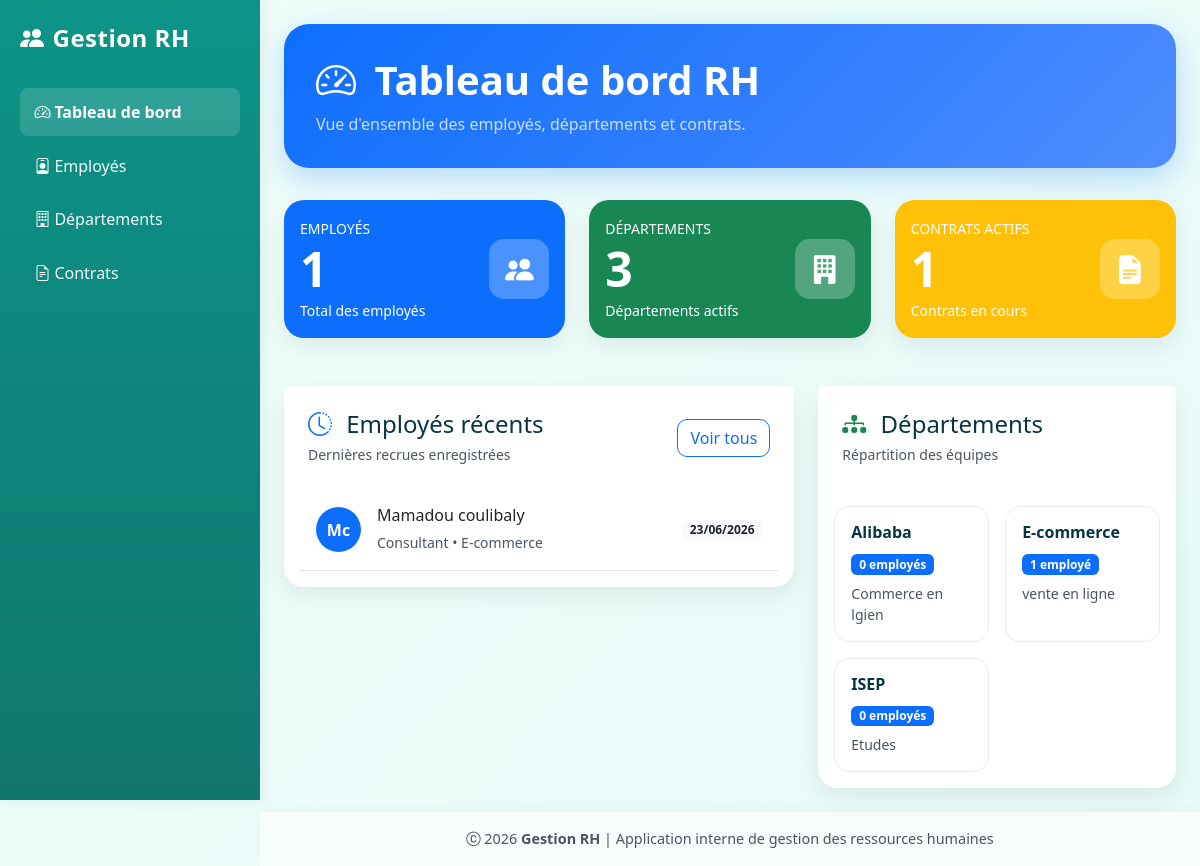
The page / on the database its author committed.
### information_employees/models.py (models this page shows, shortened)
class Employe(models.Model):
    GENRE_CHOICES = [
        ("F", "Femme"),
        ("M", "Homme"),
        ("A", "Autre"),
    ]
    SITUATION_CHOICES = [
        ("actif", "Actif"),
        ("conge", "En conge"),
        ("suspendu", "Suspendu"),
        ("sorti", "Sorti"),
    ]
    matricule = models.CharField(max_length=30, unique=True)
    prenom = models.CharField(max_length=100)
    nom = models.CharField(max_length=100)
    genre = models.CharField(max_length=1, choices=GENRE_CHOICES)
    date_naissance = models.DateField(null=True, blank=True)
    adresse = models.TextField(blank=True)
    telephone = models.CharField(max_length=30, blank=True)
    email = models.EmailField(unique=True)
    poste = models.CharField(max_length=150)
    departement = models.ForeignKey(
        Departement,
        on_delete=models.PROTECT,
        related_name="employes",
    )
    date_embauche = models.DateField()
    situation = models.CharField(
        max_length=20,
        choices=SITUATION_CHOICES,
        default="actif",
    )
    notes = models.TextField(blank=True)
    cree_le = models.DateTimeField(auto_now_add=True)
    modifie_le = models.DateTimeField(auto_now=True)
    class Meta:
        ordering = ["nom", "prenom"]
        verbose_name = "employe"
        verbose_name_plural = "employes"
    @property
    def nom_complet(self):
        return f"{self.prenom} {self.nom}"

class Departement(models.Model):
    nom = models.CharField(max_length=120, unique=True)
    description = models.TextField(blank=True)
    responsable = models.CharField(max_length=150, blank=True)
    date_creation = models.DateField(auto_now_add=True)
    class Meta:
        ordering = ["nom"]
        verbose_name = "departement"
        verbose_name_plural = "departements"

### information_employees/views.py (the view)
# urls.py: path("", views.VueTableauDeBord.as_view(), name="tableau_de_bord"),
class VueTableauDeBord(TemplateView):
    template_name = "information_employees/tableau_de_bord.html"
    def get_context_data(self, **kwargs):
        contexte = super().get_context_data(**kwargs)
        contexte["total_employes"] = Employe.objects.count()
        contexte["total_departements"] = Departement.objects.count()
        contexte["contrats_actifs"] = Contrat.objects.filter(actif=True).count()
        contexte["employes_recents"] = Employe.objects.select_related("departement")[:5]
        contexte["departements"] = Departement.objects.annotate(
            total_employes=Count("employes")
        )
        return contexte

### information_employees/templates/information_employees/tableau_de_bord.html (shortened to what this page needs)
{% extends 'information_employees/base.html' %}
{% block content %}
<div class="hero-dashboard">
<div class="d-flex justify-content-between align-items-center flex-wrap">
    <div>
        <h1 class="display-6 fw-bold mb-2">
            <i class="bi bi-speedometer2 me-2"></i>
            Tableau de bord RH
        </h1>
        <p class="mb-0 opacity-75">
            Vue d'ensemble des employés, départements et contrats.
        </p>
    </div>
</div>
</div>
<div class="row g-4">
<div class="col-md-4">
    <div class="card stat-card bg-primary text-white h-100">
        <div class="card-body d-flex justify-content-between align-items-center">
            <div>
                <small class="text-uppercase">Employés</small>
                <h2 class="display-5 fw-bold mb-0">
                    {{ total_employes }}
                </h2>
                <small>Total des employés</small>
            </div>
            <div class="icon-box bg-white bg-opacity-25">
                <i class="bi bi-people-fill"></i>
            </div>
        </div>
    </div>
</div>
<div class="col-md-4">
    <div class="card stat-card bg-success text-white h-100">
        <div class="card-body d-flex justify-content-between align-items-center">
            <div>
                <small class="text-uppercase">Départements</small>
                <h2 class="display-5 fw-bold mb-0">
                    {{ total_departements }}
                </h2>
                <small>Départements actifs</small>
            </div>
            <div class="icon-box bg-white bg-opacity-25">
                <i class="bi bi-building-fill"></i>
            </div>
        </div>
    </div>
</div>
<div class="col-md-4">
    <div class="card stat-card bg-warning text-white h-100">
        <div class="card-body d-flex justify-content-between align-items-center">
            <div>
                <small class="text-uppercase">Contrats actifs</small>
                <h2 class="display-5 fw-bold mb-0">
                    {{ contrats_actifs }}
                </h2>
                <small>Contrats en cours</small>
            </div>
            <div class="icon-box bg-white bg-opacity-25">
                <i class="bi bi-file-earmark-text-fill"></i>
            </div>
        </div>
    </div>
</div>
</div>
<div class="row mt-4 g-4">
<div class="col-lg-7">
    <div class="card dashboard-section">
        <div class="card-header bg-white border-0 p-4">
            <div class="d-flex justify-content-between align-items-center">
                <div>
                    <h4 class="mb-1">
                        <i class="bi bi-clock-history me-2 text-primary"></i>
                        Employés récents
                    </h4>
                    <small class="text-muted">
                        Dernières recrues enregistrées
                    </small>
                </div>
                <a href="{% url 'employe_list' %}"
                   class="btn btn-outline-primary">
                    Voir tous
                </a>
            </div>
        </div>
        <div class="card-body pt-0">
            {% if employes_recents %}
                {% for employe in employes_recents %}
                <a href="{% url 'employe_detail' employe.pk %}"
                   class="text-decoration-none text-dark">
                    <div class="d-flex align-items-center p-3 border-bottom">
                        <div class="employee-avatar me-3">
                            {{ employe.prenom|first }}{{ employe.nom|first }}
                        </div>
                        <div class="flex-grow-1">
                            <h6 class="mb-1">
                                {{ employe.nom_complet }}
                            </h6>
                            <small class="text-muted">
                                {{ employe.poste }}
                                •
                                {{ employe.departement.nom }}
                            </small>
                        </div>
                        <span class="badge bg-light text-dark">
                            {{ employe.date_embauche|date:'d/m/Y' }}
                        </span>
                    </div>
                </a>
                {% endfor %}
            {% else %}
                <div class="alert alert-light mb-0">
                    Aucun employé enregistré.
                </div>
            {% endif %}
        </div>
    </div>
</div>
<div class="col-lg-5">
    <div class="card dashboard-section">
        <div class="card-header bg-white border-0 p-4">
            <h4 class="mb-1">
                <i class="bi bi-diagram-3-fill me-2 text-success"></i>
                Départements
            </h4>
            <small class="text-muted">
                Répartition des équipes
            </small>
        </div>
        <div class="card-body">
            {% if departements %}
                <div class="row g-3">
                    {% for departement in departements %}
                    <div class="col-md-6">
                        <div class="department-card p-3 h-100">
                            <h6 class="fw-bold mb-2">
                                {{ departement.nom }}
                            </h6>
                            <span class="badge bg-primary mb-2">
                                {{ departement.total_employes }}
                                employé{{ departement.total_employes|pluralize }}
                            </span>
                            <p class="small text-muted mb-0">
                                {{ departement.description|default:'Aucune description disponible.' }}
                            </p>
                        </div>
                    </div>
                    {% endfor %}
                </div>
            {% else %}
                <div class="alert alert-light mb-0">
                    Aucun département disponible.
                </div>
            {% endif %}
        </div>
    </div>
</div>
</div>
{% endblock %}

### information_employees/templates/information_employees/base.html (shortened to what this page needs)
<!DOCTYPE html>
<html lang="fr">
<head>
    <link rel="stylesheet"
          href="https://cdn.jsdelivr.net/npm/bootstrap@5.3.3/dist/css/bootstrap.min.css">
    <link rel="stylesheet"
          href="https://cdn.jsdelivr.net/npm/bootstrap-icons@1.11.3/font/bootstrap-icons.min.css">
</head>
<body>
<div class="mise-en-page">
    <aside class="barre-laterale">
        <a class="marque-laterale fw-bold"
           href="{% url 'tableau_de_bord' %}">
            <i class="bi bi-people-fill me-2"></i>Gestion RH
        </a>
        <ul class="menu-lateral">
            <li class="nav-item">
                    <a class="nav-link {% if request.resolver_match.url_name == 'tableau_de_bord' %}active{% endif %}"
                       href="{% url 'tableau_de_bord' %}">
                        <i class="bi bi-speedometer2 me-1"></i>
                        Tableau de bord
                    </a>
            </li>
            <li class="nav-item">
                    <a class="nav-link {% if request.resolver_match.url_name == 'employe_list' %}active{% endif %}"
                       href="{% url 'employe_list' %}">
                        <i class="bi bi-person-badge me-1"></i>
                        Employés
                    </a>
            </li>
            <li class="nav-item">
                    <a class="nav-link {% if request.resolver_match.url_name == 'departement_list' %}active{% endif %}"
                       href="{% url 'departement_list' %}">
                        <i class="bi bi-building me-1"></i>
                        Départements
                    </a>
            </li>
            <li class="nav-item">
                    <a class="nav-link {% if request.resolver_match.url_name == 'contrat_list' %}active{% endif %}"
                       href="{% url 'contrat_list' %}">
                        <i class="bi bi-file-earmark-text me-1"></i>
                        Contrats
                    </a>
            </li>
        </ul>
    </aside>
    <div class="contenu-page">
        <main class="container-fluid px-4 py-4">
            {% block content %}
            {% endblock %}
        </main>
        <footer class="py-3">
            <div class="container text-center text-muted footer-small">
                <i class="bi bi-c-circle"></i>
                {% now 'Y' %}
                <strong>Gestion RH</strong> |
                Application interne de gestion des ressources humaines
            </div>
        </footer>
    </div>
</div>
</body>
</html>

### information_employees/templates/information_employees/base.html (style rules this page uses)
:root { --bg-start: #f0fdfa; --bg-end: #e6fbf8; --navbar-start: #0d9488; --navbar-end: #0f766e; --hero-start: #0d9488; --hero-end: #0f766e; --accent: #075985; --text-dark: #073642; --muted: #4b5563; --card-bg: #ffffff; --card-border: rgba(7,54,66,0.06); --footer-bg: #f7fdfa; }
body { min-height: 100vh; display: flex; background: linear-gradient(135deg, var(--bg-start), var(--bg-end)); font-family: 'Segoe UI', Tahoma, Geneva, Verdana, sans-serif; color: var(--text-dark); }
main { flex: 1; }
.mise-en-page { display: flex; width: 100%; min-height: 100vh; }
.barre-laterale { width: 260px; min-height: 100vh; position: sticky; top: 0; align-self: flex-start; background: linear-gradient(180deg, var(--navbar-start), var(--navbar-end)); box-shadow: 2px 0 15px rgba(6,44,42,0.08); padding: 1.25rem; color: #ffffff; }
.contenu-page { flex: 1; min-width: 0; display: flex; flex-direction: column; }
.marque-laterale { display: flex; align-items: center; color: #ffffff; font-size: 1.5rem; letter-spacing: 0.5px; text-decoration: none; margin-bottom: 2rem; }
.menu-lateral { list-style: none; padding: 0; margin: 0; }
.nav-link { display: flex; align-items: center; transition: all 0.18s ease; border-radius: 8px; margin-bottom: 0.35rem; padding: 0.75rem 0.9rem; font-weight: 500; color: rgba(255,255,255,0.95); }
.nav-link.active { background: rgba(255,255,255,0.14); color: #fff; font-weight: 600; }
.card { border: 1px solid var(--card-border); border-radius: 15px; background: var(--card-bg); box-shadow: 0 5px 15px rgba(2,6,23,0.04); transition: 0.3s; color: var(--text-dark); }
footer { box-shadow: 0 -2px 10px rgba(0,0,0,0.03); background: var(--footer-bg); }
.footer-small { font-size: .9rem; color: var(--muted); }
a { color: var(--accent); }
.text-muted { color: var(--muted) !important; }
button, .btn { border-radius: 10px; }
footer { box-shadow: 0 -2px 10px rgba(0,0,0,0.03); background: var(--footer-bg); padding: 1rem 0; }

### information_employees/templates/information_employees/tableau_de_bord.html (style rules this page uses)
.stat-card { border:none; border-radius:20px; overflow:hidden; transition:.3s; box-shadow:0 8px 25px rgba(0,0,0,.08); }
.icon-box { width:60px; height:60px; border-radius:15px; display:flex; align-items:center; justify-content:center; font-size:1.8rem; color:white; }
.dashboard-section { border:none; border-radius:20px; box-shadow:0 8px 25px rgba(0,0,0,.08); }
.employee-avatar { width:45px; height:45px; border-radius:50%; background:#0d6efd; color:white; display:flex; align-items:center; justify-content:center; font-weight:600; }
.department-card { border:1px solid #e9ecef; border-radius:15px; transition:.3s; }
.hero-dashboard { background:linear-gradient(135deg,#0d6efd,#4f8cff); color:white; border-radius:25px; padding:2rem; margin-bottom:2rem; box-shadow:0 10px 30px rgba(13,110,253,.25); }

### rows shown on the page
Employe: prenom|first "M", nom|first "c", nom_complet "Mamadou coulibaly", poste "Consultant", departement.nom "E-commerce", date_embauche "23/06/2026"
Departement: nom "Alibaba", total_employes "0", description "Commerce en lgien"
Departement: nom "E-commerce", total_employes "1", description "vente en ligne"
Departement: nom "ISEP", total_employes "0", description "Etudes"

### other values the page prints
{{ total_employes }} "1"
{{ total_departements }} "3"
{{ contrats_actifs }} "1"
